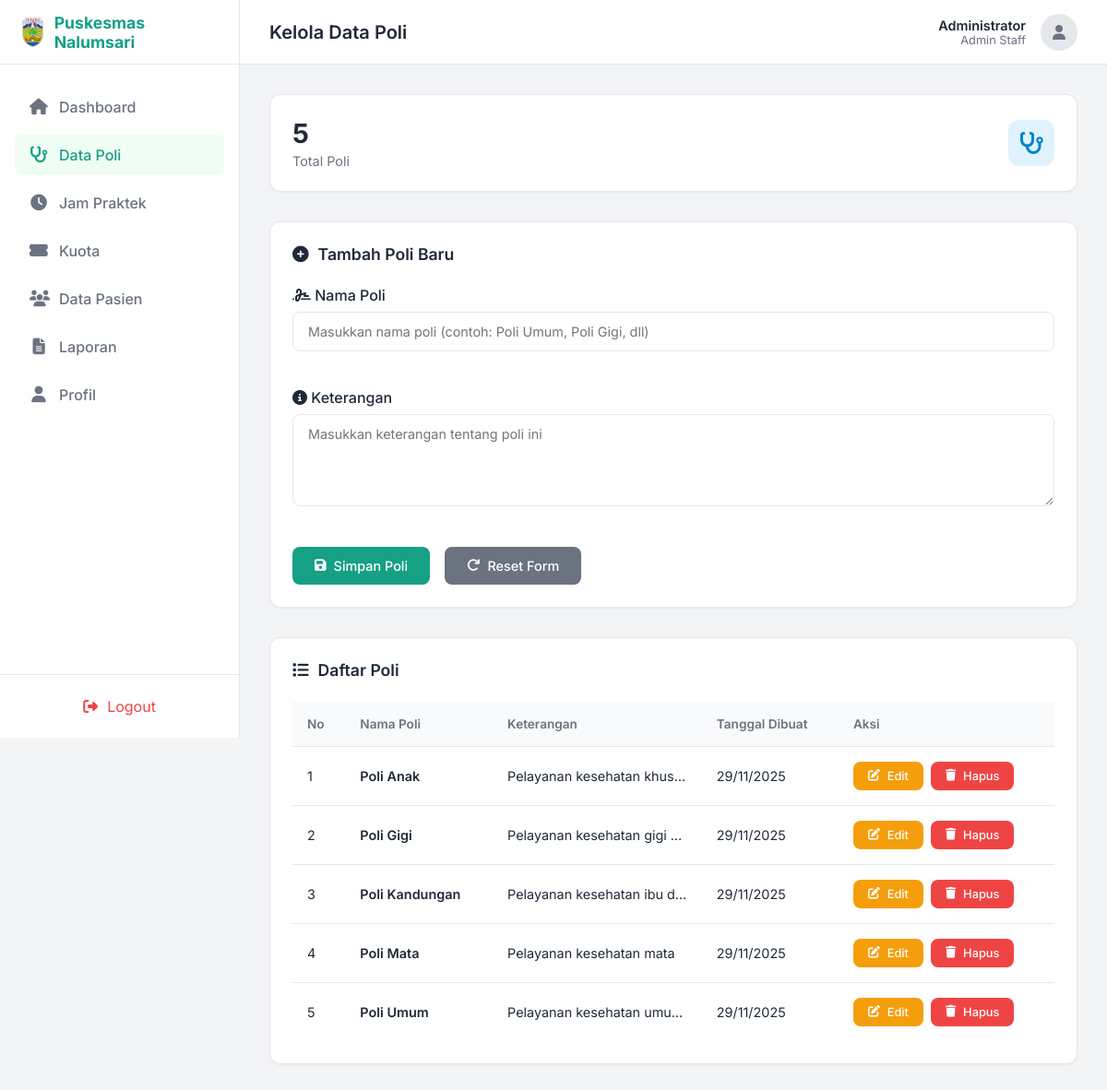
The page /admin/poli.php (signed in) on the database its author committed.
### tables this page shows
CREATE TABLE `poli` (
  `id` int NOT NULL,
  `nama_poli` varchar(50) NOT NULL,
  `keterangan` text,
  `created_at` timestamp NULL DEFAULT CURRENT_TIMESTAMP
);

### admin/poli.php (the view, shortened to what this page needs)
<?php
include '../config/database.php';
$poli_query = "SELECT * FROM poli ORDER BY nama_poli";
$poli_result = mysqli_query($conn, $poli_query);
$total_poli_query = "SELECT COUNT(*) as total FROM poli";
$total_poli_result = mysqli_query($conn, $total_poli_query);
$total_poli = mysqli_fetch_assoc($total_poli_result)['total'];
?>
<!DOCTYPE html>
<html lang="id">
<head>
    <link rel="stylesheet" href="https://cdnjs.cloudflare.com/ajax/libs/font-awesome/6.4.0/css/all.min.css">
</head>
<body>
    <nav class="sidebar" id="sidebar">
        <div class="sidebar-header">
            <a href="#" class="logo">
                <img src="../assets/images/logo.png" alt="Logo">
                <span>Puskesmas Nalumsari</span>
            </a>
        </div>
        <ul class="nav-menu">
            <li class="nav-item">
                <a href="dashboard.php" class="nav-link">
                    <i class="fas fa-home"></i>
                    <span>Dashboard</span>
                </a>
            </li>
            <li class="nav-item">
                <a href="poli.php" class="nav-link active">
                    <i class="fas fa-stethoscope"></i>
                    <span>Data Poli</span>
                </a>
            </li>
            <li class="nav-item">
                <a href="jam_poli.php" class="nav-link">
                    <i class="fas fa-clock"></i>
                    <span>Jam Praktek</span>
                </a>
            </li>
            <li class="nav-item">
                <a href="kuota.php" class="nav-link">
                    <i class="fas fa-ticket-alt"></i>
                    <span>Kuota</span>
                </a>
            </li>
            <li class="nav-item">
                <a href="pasien.php" class="nav-link">
                    <i class="fas fa-users"></i>
                    <span>Data Pasien</span>
                </a>
            </li>
            <li class="nav-item">
                <a href="laporan.php" class="nav-link">
                    <i class="fas fa-file-alt"></i>
                    <span>Laporan</span>
                </a>
            </li>
            <li class="nav-item">
                <a href="profil.php" class="nav-link">
                    <i class="fas fa-user"></i>
                    <span>Profil</span>
                </a>
            </li>
        </ul>
        <div class="sidebar-footer">
            <a href="../auth/logout.php" class="btn-logout" style="display:flex; align-items:center; gap:10px; width:100%; justify-content:center;">
                <i class="fas fa-sign-out-alt"></i> Logout
            </a>
        </div>
    </nav>
    <main class="main-content">
        <header class="top-header">
            <div style="display: flex; align-items: center; gap: 15px;">
                <h2 class="page-title">Kelola Data Poli</h2>
            </div>
            <div class="user-profile">
                <div class="user-info">
                    <div class="user-name"><?php echo isset($_SESSION['nama']) ? $_SESSION['nama'] : 'Administrator'; ?></div>
                    <div class="user-role">Admin Staff</div>
                </div>
                <div style="background: #e5e7eb; width: 40px; height: 40px; border-radius: 50%; display: flex; align-items: center; justify-content: center; color: #6b7280;">
                    <i class="fas fa-user"></i>
                </div>
            </div>
        </header>
        <div class="content-wrapper">
            <div class="stats-grid">
                <div class="stat-card">
                    <div class="stat-info">
                        <h3><?php echo $total_poli; ?></h3>
                        <p>Total Poli</p>
                    </div>
                    <div class="stat-icon-bg bg-blue-light">
                        <i class="fas fa-stethoscope"></i>
                    </div>
                </div>
            </div>
            <div class="card-box" id="form-tambah">
                <div class="card-header">
                    <h3 class="card-title">
                        <i class="fas fa-plus-circle"></i>
                        Tambah Poli Baru
                    </h3>
                </div>
                <form method="POST">
                    <div class="form-grid">
                        <div class="form-group">
                            <label class="form-label" for="nama_poli">
                                <i class="fas fa-signature"></i>
                                Nama Poli
                            </label>
                            <input type="text" id="nama_poli" name="nama_poli" class="form-control" required
                                   placeholder="Masukkan nama poli (contoh: Poli Umum, Poli Gigi, dll)">
                        </div>
                        <div class="form-group">
                            <label class="form-label" for="keterangan">
                                <i class="fas fa-info-circle"></i>
                                Keterangan
                            </label>
                            <textarea id="keterangan" name="keterangan" class="form-control"
                                      placeholder="Masukkan keterangan tentang poli ini"
                                      rows="4"></textarea>
                        </div>
                    </div>
                    <div class="form-actions">
                        <button type="submit" name="tambah" class="btn btn-primary">
                            <i class="fas fa-save"></i>
                            Simpan Poli
                        </button>
                        <button type="reset" class="btn btn-secondary">
                            <i class="fas fa-redo"></i>
                            Reset Form
                        </button>
                    </div>
                </form>
            </div>
            <div class="card-box">
                <div class="card-header">
                    <h3 class="card-title">
                        <i class="fas fa-list"></i>
                        Daftar Poli
                    </h3>
                </div>
                <div class="table-responsive">
                    <table>
                        <thead>
                            <tr>
                                <th>No</th>
                                <th>Nama Poli</th>
                                <th>Keterangan</th>
                                <th>Tanggal Dibuat</th>
                                <th>Aksi</th>
                            </tr>
                        </thead>
                        <tbody>
                            <?php
                            $no = 1;
                            if (mysqli_num_rows($poli_result) > 0) {
                                mysqli_data_seek($poli_result, 0);
                                while ($poli = mysqli_fetch_assoc($poli_result)) {
                                    echo "<tr>
                                            <td>$no</td>
                                            <td>
                                                <div style='font-weight:600;'>{$poli['nama_poli']}</div>
                                            </td>
                                            <td class='text-truncate' title='{$poli['keterangan']}'>{$poli['keterangan']}</td>
                                            <td>" . date('d/m/Y', strtotime($poli['created_at'])) . "</td>
                                            <td>
                                                <div class='action-buttons'>
                                                    <button onclick='editPoli({$poli['id']}, \"{$poli['nama_poli']}\", \"{$poli['keterangan']}\")'
                                                            class='btn btn-warning btn-sm'>
                                                        <i class='fas fa-edit'></i> Edit
                                                    </button>
                                                    <a href='poli.php?hapus={$poli['id']}'
                                                       class='btn btn-danger btn-sm'
                                                       onclick='return confirm(\"Yakin menghapus poli {$poli['nama_poli']}?\")'>
                                                        <i class='fas fa-trash'></i> Hapus
                                                    </a>
                                                </div>
                                            </td>
                                          </tr>";
                                    $no++;
                                }
                            }
                            ?>
                        </tbody>
                    </table>
                </div>
            </div>
        </div>
    </main>
</body>
</html>

### rows shown on the page
poli: nama_poli "Poli Anak", keterangan "Pelayanan kesehatan khus…", created_at "29/11/2025"
poli: nama_poli "Poli Gigi", keterangan "Pelayanan kesehatan gigi…", created_at "29/11/2025"
poli: nama_poli "Poli Kandungan", keterangan "Pelayanan kesehatan ibu d…", created_at "29/11/2025"
poli: nama_poli "Poli Mata", keterangan "Pelayanan kesehatan mata", created_at "29/11/2025"
poli: nama_poli "Poli Umum", keterangan "Pelayanan kesehatan umu…", created_at "29/11/2025"

### other values the page prints
$_SESSION['nama'] "Administrator"
$total_poli "5"
